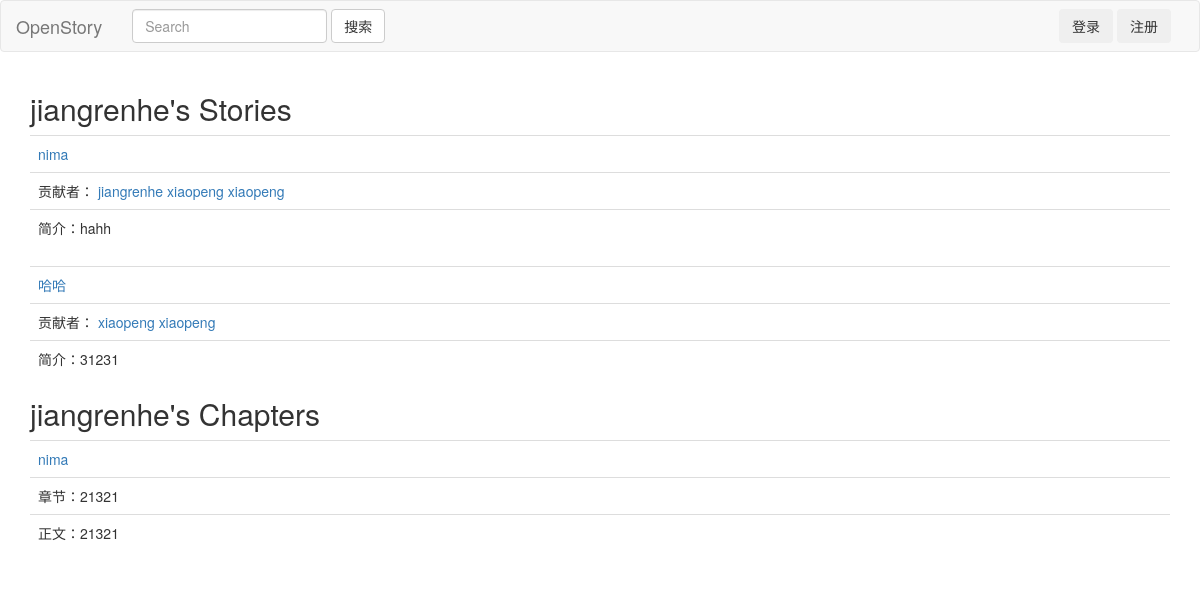
The page /jiangrenhe/ on the database its author committed.
### story/models.py (models this page shows)
class Story(models.Model):
    title = models.TextField(default='')
    brief = models.TextField(default='')
    owner = models.ForeignKey(User,default=None)

class Chapter(models.Model):
    subtitle = models.TextField(default='')
    content = models.TextField(default='')
    story = models.ForeignKey(Story, default=None)
    writter = models.ForeignKey(User, default=None)
    numb = models.TextField(default='')
    ifallow = models.TextField(default='no')

### author/views.py (the view)
# urls.py: url(r'^([a-zA-Z_]+)/', views.user_page, name="author"),
def user_page(request, username):
    if request.user.username == username:
        user = request.user
    else:
        user = User.objects.get(username=username)
    return render(request, 'author.html',{'user':user,})

### author/templates/author.html (shortened to what this page needs)
{% extends 'base.html' %} {% block header %}
<h2>{{ user.username }}'s Stories</h2>
{% for story in user.story_set.all %}
<table class='table'>
    <tr>
        <td><a href="{% url 'viewstory' story.id %}">{{ story.title }}</a></td>
    </tr>
    <tr>
        <td>贡献者： {% for chapter in story.chapter_set.all %}
            <a href="{% url 'author' chapter.writter.username %}">{{ chapter.writter.username }}</a> {% endfor %}
        </td>
    </tr>
    <tr>
        <td>简介：{{ story.brief }}</td>
    </tr>
</table>
{% endfor %}
<h2>{{ user.username }}'s Chapters</h2> {% for chapter in user.chapter_set.all %}
<table class='table'>
    <tr>
        <td><a href="{% url 'viewstory' chapter.story.id %}">{{ chapter.story.title }}</a></td>
    </tr>
    <tr>
        <td>章节：{{ chapter.subtitle }}</td>
    </tr>
    <tr>
        <td>
            <p>正文：{{ chapter.content }}</p>
        </td>
    </tr>
</table>
{% endfor %} {% endblock %}

### rows shown on the page
Story: title "nima", brief "hahh"
Chapter: writter.username "jiangrenhe", story "nima", subtitle "21321", content "21321"
Chapter: writter.username "xiaopeng"
Chapter: writter.username "xiaopeng"
Story: title "哈哈", brief "31231"
Chapter: writter.username "xiaopeng"
Chapter: writter.username "xiaopeng"

### other values the page prints
{{ user.username }} "jiangrenhe"
